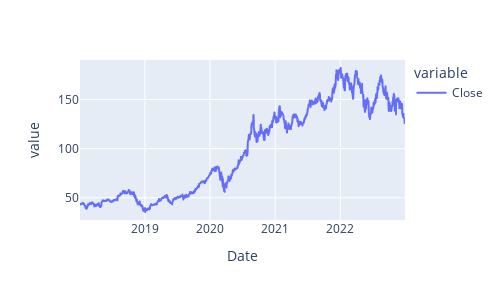

Source (notebook cell):
### Code cell
# Plotting financial data and look at first and last share prices
df.Close.plot().update_layout(autosize = False, width = 500, height = 300)

### Figure 1 — Plotly figure (JSON) as saved in the notebook; plotly's stock layout.template omitted (floating-point values rounded to 4 significant figures; data arrays with more than 128 entries replaced by an {"elided": "..."} marker saying what was removed)
{"data": [{"hovertemplate": "variable=Close<br>Date=%{x}<br>value=%{y}<extra></extra>", "legendgroup": "Close", "line": {"color": "#636efa", "dash": "solid"}, "marker": {"symbol": "circle"}, "mode": "lines", "name": "Close", "showlegend": true, "type": "scattergl", "x": {"elided": "1259 str values"}, "xaxis": "x", "y": {"elided": "1259 float values"}, "yaxis": "y"}], "layout": {"autosize": false, "height": 300, "legend": {"title": {"text": "variable"}, "tracegroupgap": 0}, "margin": {"t": 60}, "width": 500, "xaxis": {"anchor": "y", "domain": [0, 1], "title": {"text": "Date"}}, "yaxis": {"anchor": "x", "domain": [0, 1], "title": {"text": "value"}}}}
